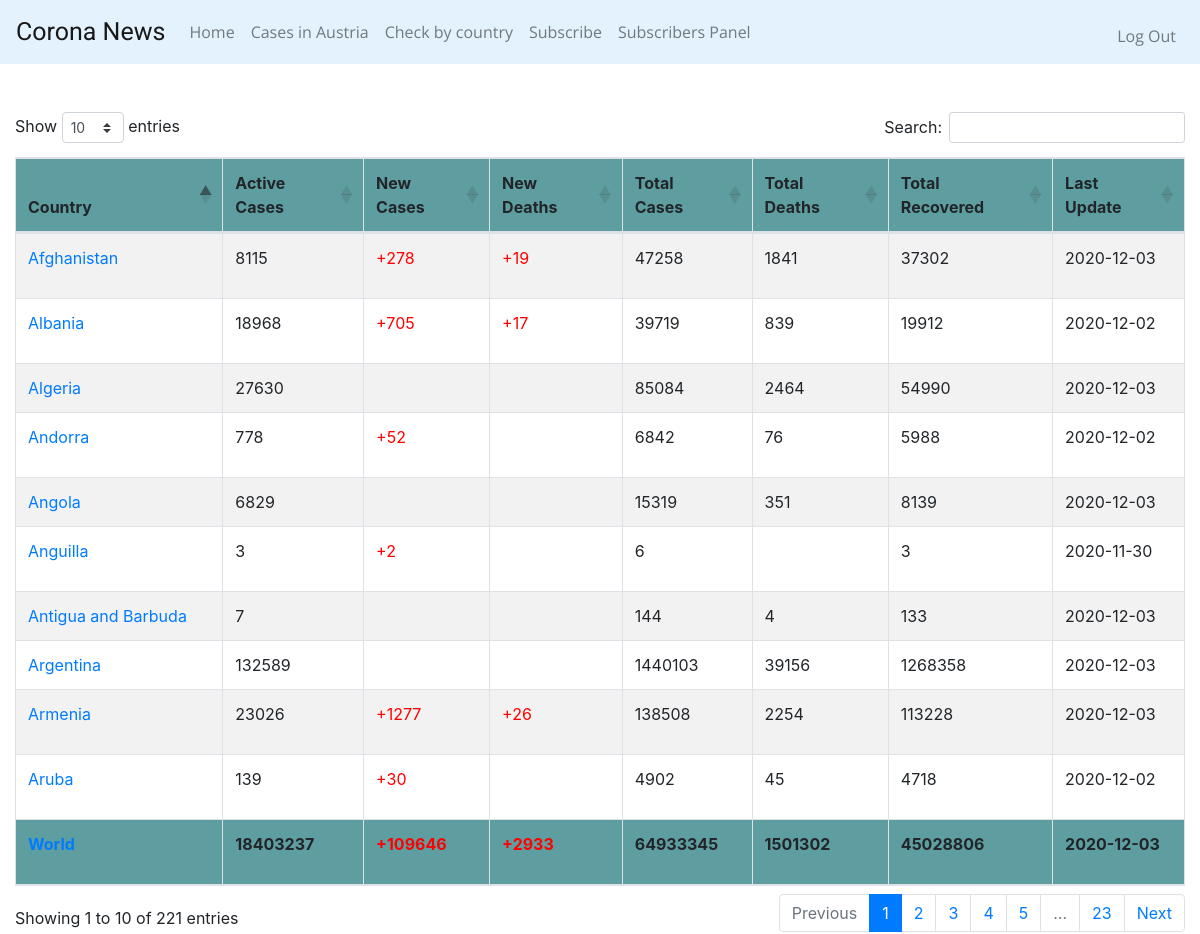
The page /casesWorld (signed in) on the database its author committed.
### tables this page shows
CREATE TABLE casesWorld (id INTEGER PRIMARY KEY AUTOINCREMENT NOT NULL, country TEXT, active INTEGER, new INTEGER, deaths INTEGER, totalCases INTEGER, totalDeaths INTEGER, totalRecovered INTEGER, date date);

### app.py (the view)
@app.route("/casesWorld")
def casesWorld():
    tblCasesWorld = "casesWorld"
    tableValues = {}
    totalCases = {}
    tableValues = select_cases(tblCasesWorld)
    totalCases = select_cases_where_country(tblCasesWorld, "World")
    return render_template('casesWorld.html', casesWorld=tableValues, totalCases=totalCases)

### app.py (called while the page is built)
@app.after_request
def after_request(response):
    response.headers["Cache-Control"] = "no-cache, no-store, must-revalidate"
    response.headers["Expires"] = 0
    response.headers["Pragma"] = "no-cache"
    return response

### coronaCasesDAO.py (called while the page is built)
def select_cases(tableName):
    conn = connect_to_db()
    conn.row_factory = dict_factory
    cursor = conn.cursor()
    format_str = """SELECT country, active, new, deaths, totalCases, totalDeaths, totalRecovered, date FROM "{table}";"""
    sql_command = format_str.format(table=tableName)
    cursor.execute(sql_command)
    result = cursor.fetchall()
    conn.close()
    return result

def select_cases_where_country(tableName, country):
    conn = connect_to_db()
    conn.row_factory = dict_factory
    cursor = conn.cursor()
    format_str = """SELECT country, active, new, deaths, totalCases, totalDeaths, totalRecovered, date FROM "{table}" WHERE country="{countryName}";"""
    sql_command = format_str.format(table=tableName, countryName=country)
    cursor.execute(sql_command)
    result = cursor.fetchall()
    conn.close()
    return result

### helpers.py (called while the page is built)
def connect_to_db():
    conn = sqlite3.connect('coronaDatabase.db')
    return conn

def dict_factory(cursor, row):
    d = {}
    for idx, col in enumerate(cursor.description):
        d[col[0]] = row[idx]
    return d

### templates/casesWorld.html (shortened to what this page needs)
{% extends "layout.html" %}
{% block headSergiu %}
    <link href="https://cdn.datatables.net/1.10.22/css/dataTables.bootstrap4.min.css" rel="stylesheet">
{% endblock %}
{% block main %}
    <div class="col">
        <br>
        <table id="example" class="table table-striped table-bordered" style="width:100%">
            <thead>
                <tr style="background-color:cadetblue">
                    <th>Country</th>
                    <th>Active Cases</th>
                    <th>New Cases</th>
                    <th>New Deaths</th>
                    <th>Total Cases</th>
                    <th>Total Deaths</th>
                    <th>Total Recovered</th>
                    <th>Last Update</th>
                </tr>
            </thead>
            <tfoot>
                {% for dict_item in totalCases %}
                <tr style="background-color: cadetblue; font-weight: bold;">
                    <td >
                        {% set country = dict_item.get("country") %}
                        <a href="/history/{{ country }}" target="_blank">{{ country }}</a>
                    </td>
                    <td>
                        {{dict_item.get("active")}}
                    </td>
                    <td style="color:red;">
                        {% set new = dict_item.get("new") %}
                        {% if new != "" %}
                            <p>+{{ new }}</p>
                        {% else %}
                            <p></p>
                        {% endif %}
                    </td>
                    <td style="color:red;">
                        {% set deaths = dict_item.get("deaths") %}
                        {% if deaths != "" %}
                            <p>+{{ deaths }}</p>
                        {% else %}
                            <p></p>
                        {% endif %}
                    </td>
                    <td>
                        {{dict_item.get("totalCases")}}
                    </td>
                    <td>
                        {{dict_item.get("totalDeaths")}}
                    </td>
                    <td>
                        {{dict_item.get("totalRecovered")}}
                    </td>
                    <td>
                        {{dict_item.get("date")}}
                    </td>
                </tr>
                {% endfor %}
            </tfoot>
            <tbody>
            {% for dict_item in casesWorld %}
                <tr>
                        <td>
                            {% set country = dict_item.get("country") %}
                            <a href="/history/{{ country }}">{{ country }}</a>
                        </td>
                        <td>
                            {{dict_item.get("active")}}
                        </td>
                        <td style="color: red;">
                            {% set new = dict_item.get("new") %}
                            {% if new != "" %}
                                <p>+{{ new }}</p>
                            {% else %}
                                <p></p>
                            {% endif %}
                        </td>
                        <td style="color: red;">
                            {% set deaths = dict_item.get("deaths") %}
                            {% if deaths != "" %}
                                <p>+{{ deaths }}</p>
                            {% else %}
                                <p></p>
                            {% endif %}
                        </td>
                        <td>
                            {{dict_item.get("totalCases")}}
                        </td>
                        <td>
                            {{dict_item.get("totalDeaths")}}
                        </td>
                        <td>
                            {{dict_item.get("totalRecovered")}}
                        </td>
                        <td>
                            {{dict_item.get("date")}}
                        </td>
                </tr>
            {% endfor %}
            </tbody>
        </table>
    </div>
{% endblock %}

### rows shown on the page
casesWorld: country "World", get "18403237", new "109646", deaths "2933", get "64933345", get "1501302", get "45028806", get "2020-12-03"
casesWorld: country "Argentina", get "132589", get "1440103", get "39156", get "1268358", get "2020-12-03"
casesWorld: country "Armenia", get "23026", new "1277", deaths "26", get "138508", get "2254", get "113228", get "2020-12-03"
casesWorld: country "Algeria", get "27630", get "85084", get "2464", get "54990", get "2020-12-03"
casesWorld: country "Afghanistan", get "8115", new "278", deaths "19", get "47258", get "1841", get "37302", get "2020-12-03"
casesWorld: country "Albania", get "18968", new "705", deaths "17", get "39719", get "839", get "19912", get "2020-12-02"
casesWorld: country "Angola", get "6829", get "15319", get "351", get "8139", get "2020-12-03"
casesWorld: country "Andorra", get "778", new "52", get "6842", get "76", get "5988", get "2020-12-02"
casesWorld: country "Aruba", get "139", new "30", get "4902", get "45", get "4718", get "2020-12-02"
casesWorld: country "Antigua and Barbuda", get "7", get "144", get "4", get "133", get "2020-12-03"
casesWorld: country "Anguilla", get "3", new "2", get "6", get "2020-11-30"
